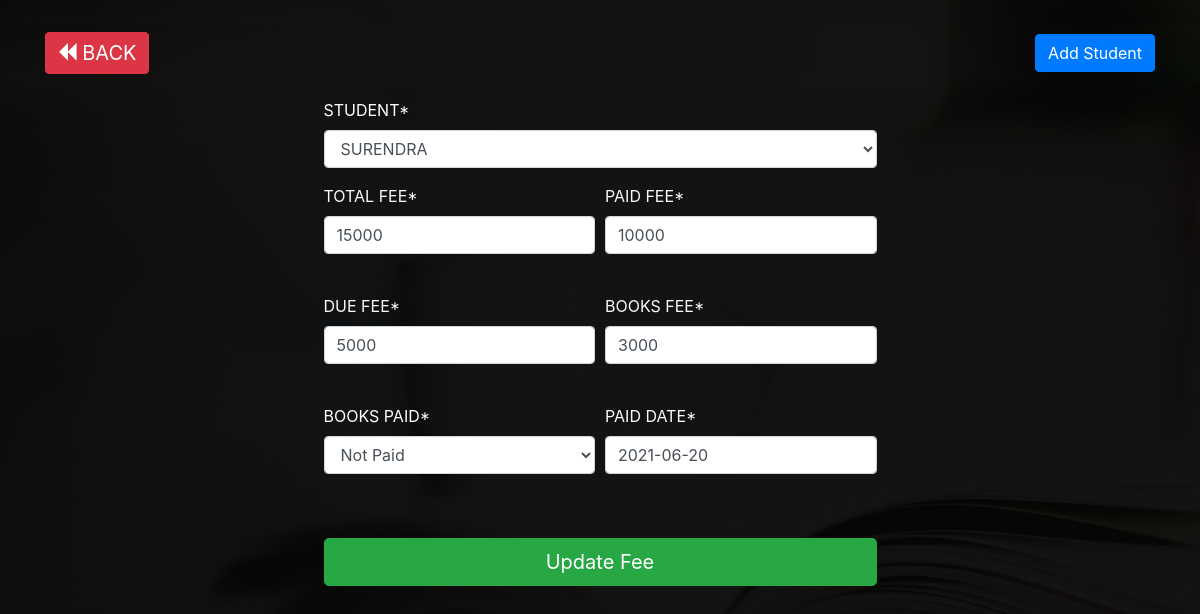
Screenshot of /ad/update-fee/16 (signed in) with the database file from the repository.
### admissions/models.py (models this page shows, shortened)
class Fee(models.Model):
    student = models.OneToOneField(Student , on_delete = models.CASCADE, unique=True , verbose_name = "STUDENT")
    total_fee = models.CharField(max_length=30 , null = True , verbose_name = "TOTAL FEE")
    fees_paid = models.CharField(max_length=30 , null = True , verbose_name = "PAID FEE")
    fees_due = models.CharField(max_length=30 , null = True , verbose_name = "DUE FEE")
    books_fee =  models.CharField(max_length=30 , null=True , verbose_name = "BOOKS FEE")
    BOOKS_CHOICES = (
        ('Paid', 'Paid'),
        ('Not Paid', 'Not Paid'),
    )
    books_paid = models.CharField(max_length=10, choices=BOOKS_CHOICES , null = True , verbose_name = "BOOKS PAID")
    paid_date = models.DateField(null = True , verbose_name = "PAID DATE")

### admissions/views.py (the view)
# urls.py: path('update-fee/<int:id>', updatefee),
@login_required
def updatefee(request,id):
    s = Fee.objects.get(id=id)
    form = FeeModelForm(instance=s)
    dict = {'form':form}
    if request.method == 'POST':
        form = FeeModelForm(request.POST,instance=s)
        if form.is_valid():
            form.save()
        return redirect("/ad/newfee/")
    return render(request,'admissions/update-fee.html', dict);

### admissions/forms.py
class FeeModelForm(forms.ModelForm):
    class Meta:
        model = Fee
        fields = ['student' , 'total_fee' , 'fees_paid' , 'fees_due' , 'books_fee' , 'books_paid' ,'paid_date']

### admissions/models.py (called while the page is built)
    def __str__(self):
        return self.name

### templates/admissions/update-fee.html (shortened to what this page needs)
{% load static %}
<html>
<head>
    <link rel="stylesheet" href="{% static "stylesheets/tables.css" %}">
    <link rel="stylesheet" href="https://stackpath.bootstrapcdn.com/bootstrap/4.4.1/css/bootstrap.min.css">
    <link rel="stylesheet" href="path/to/font-awesome/css/font-awesome.min.css">
    <link rel="stylesheet" href="https://cdnjs.cloudflare.com/ajax/libs/font-awesome/4.7.0/css/font-awesome.min.css">
    <link rel="stylesheet" href="https://cdnjs.cloudflare.com/ajax/libs/twitter-bootstrap/4.5.2/css/bootstrap.css">
    <link rel="stylesheet" href="https://cdn.datatables.net/1.10.25/css/dataTables.bootstrap4.min.css">
</head>
<body class="img-fluid base-image" style="background-image:linear-gradient(rgba(0, 0, 0, 0.9),rgba(0, 0, 0, 0.9)),url('{% static "images/index7.jpg" %}')">
    {% load crispy_forms_tags %}
    <br>
    <nav style="background-image:linear-gradient(rgba(0, 0, 0, 0.9),rgba(0, 0, 0, 0.9)),url('{% static "images/index7.jpg" %}')" class="navbar navbar-expand-sm sticky-top navbar-dark">
        <div class="container">
            <a class="navbar-brand btn btn-danger" href="/ad/newfee/"><i style="color:white;" class="fa fa-backward fa-sm" aria-hidden="true"></i> BACK</a>
            <div class="" id="navbar1">
                <ul class="navbar-nav ml-auto">
                    <li class="nav-item active">
                        <button type="button" class="btn btn-primary" data-toggle="modal" data-target="#exampleModalCenter">
                            Add Student
                        </button>
                    </li>
                </ul>
            </div>
        </div>
    </nav>
    <div class="row">
        <div class="col-lg-3">
        </div>
        <div class="col-lg-6">
            <div class="admission-form">
                <form class="p-2 m-2 text-light" method="POST">
                    <div class="form-row">
                        <div class="form-group col-md-12 mb-0">
                            {{form.student|as_crispy_field}}
                        </div>
                    </div>
                    <div class="form-row">
                        <div class="form-group col-md-6 mb-0">
                            {{form.total_fee|as_crispy_field}}
                        </div>
                        <div class="form-group col-md-6 mb-0">
                            {{form.fees_paid|as_crispy_field}}<br>
                        </div>
                    </div>
                    <div class="form-row">
                        <div class="form-group col-md-6 mb-0">
                            {{form.fees_due|as_crispy_field}}
                        </div>
                        <div class="form-group col-md-6 mb-0">
                            {{form.books_fee|as_crispy_field}}<br>
                        </div>
                    </div>
                    <div class="form-row">
                        <div class="form-group col-md-6 mb-0">
                            {{form.books_paid|as_crispy_field}}
                        </div>
                        <div class="form-group col-md-6 mb-0">
                            {{form.paid_date|as_crispy_field}}<br>
                        </div>
                    </div>
                    <br>
                    <input class="btn btn-block btn-success btn-lg" type="submit" name="" value="Update Fee">
                </form>
            </div>
        </div>
        <div class="col-lg-3">
        </div>
    </div>
</body>
</html>

### static/stylesheets/tables.css (style rules this page uses)
* { margin: 0; padding: 0; box-sizing: border-box; }
@media (min-width:469px) { #div_id_student label , #div_id_books_paid label { color:white; } }

### rows the page displays
Fee: student "SURENDRA", total_fee "15000", fees_paid "10000", fees_due "5000", books_fee "3000", books_paid "Not Paid", paid_date "2021-06-20"
